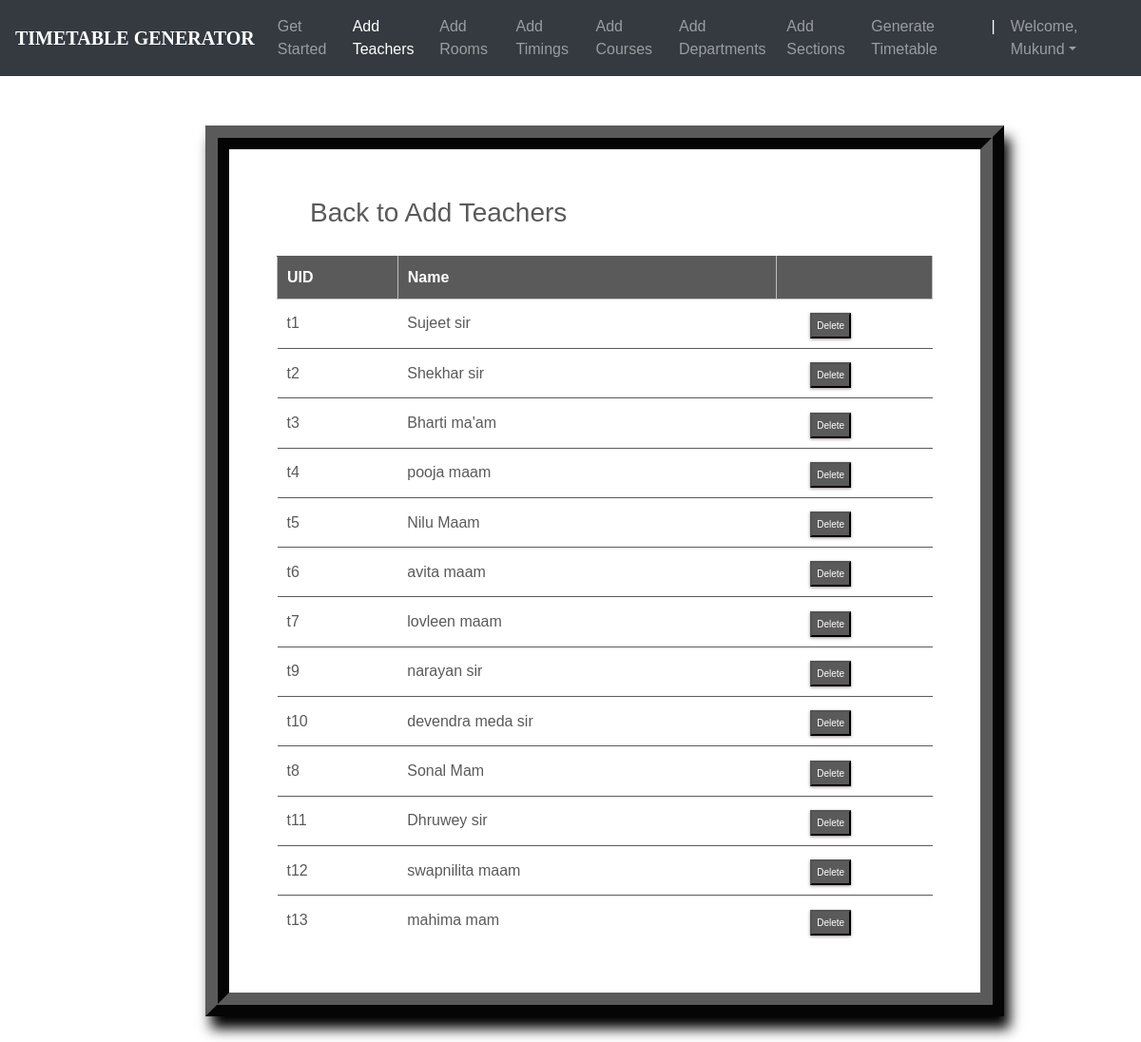
The app's page /teachers_list/ (signed in) with its own data.
### ttgen/models.py (models this page shows, shortened)
class Instructor(models.Model):
    uid = models.CharField(max_length=6)
    name = models.CharField(max_length=25)

### ttgen/views.py (the view)
# urls.py: path('teachers_list/', views.inst_list_view , name='editinstructor'),
@login_required
def inst_list_view(request):
    context = {
        'instructors': Instructor.objects.all()
    }
    return render(request, 'inslist.html', context)

### templates/inslist.html (shortened to what this page needs)
<!DOCTYPE html>
<html lang="en">
<head>
	<link rel="stylesheet" href="https://maxcdn.bootstrapcdn.com/bootstrap/4.0.0/css/bootstrap.min.css">
    <link rel="stylesheet" type="text/css" href="static/css/index.css">
</head>
<body>
        <header>
			<nav class="navbar navbar-expand-md navbar-dark fixed-top bg-dark">
                <a class="navbar-brand" href="#"><b>TIMETABLE GENERATOR</b></a>
                <div class="collapse navbar-collapse" id="navbarCollapse">
                    <ul class="navbar-nav ml-auto">
                    <li class="nav-item">
                        <a class="nav-link" href="{% url 'admindash' %}">Get Started</a>
                    </li>
                    <li class="nav-item active">
                        <a class="nav-link" href="{% url 'addInstructors' %}">Add Teachers</a>
                    </li>
                    <li class="nav-item">
                        <a class="nav-link" href="{% url 'addRooms' %}">Add Rooms</a>
                    </li>
                    <li class="nav-item">
		                <a class="nav-link" href="{% url 'addTimings' %}">Add Timings</a>
		            </li>
                    <li class="nav-item">
                        <a class="nav-link" href="{% url 'addCourses' %}">Add Courses</a>
                    </li>
                    <li class="nav-item">
			            <a class="nav-link" href="{% url 'addDepts' %}">Add Departments</a>
		            </li>
                    <li class="nav-item">
			            <a class="nav-link" href="{% url 'addSections' %}">Add Sections</a>
		            </li>
                    <li class="nav-item">
			            <a class="nav-link" href="{% url 'generate' %}">Generate Timetable</a>
		            </li>
                    <li class="nav-item active">
			            <a class="nav-link">|</a>
		            </li>
                    <li class="nav-item dropdown">
		                <a class="nav-link dropdown-toggle" href="#" id="dropdown03" data-toggle="dropdown" aria-haspopup="true" aria-expanded="false">Welcome, {{ user.first_name }}</a>
		            </li>
                    </ul>
                </div>
            </nav>
        </header><br><br>
        {% block content %}
        {% load static %}
<fieldset class="fieldset">
    <a href="{% url 'addInstructors'%}"><h1 class="tablink" onclick="openPage('new')" id="defaultOpen">Back to Add Teachers</h1></a>
    <div class="tabcontent" id="edit">
        <table class="table1">
            <thead>
            <tr class="table-headers">
            <th>UID</th>
            <th>Name</th>
            <th  class="empty"></th>
            </tr>
            </thead>
            <tbody>
            {% for inst in instructors %}
            <tr>
             <td>{{inst.uid}}</td>
             <td>{{inst.name}}</td>
             <td class="empty">
                <form action="{% url 'deleteinstructor' inst.id %}" method="post">
                        <input type="submit" value="Delete" class="cross">
                </form>
             </td>
             </tr>
            {% endfor %}
            </tbody>
        </table>
    </div>
</fieldset>
{% endblock %}

### static/css/index.css (style rules this page uses)
body { padding-top: 3rem; padding-bottom: 3rem; color: #5a5a5a; font-family: 'Poppins', sans-serif; overflow-x: hidden; }
nav { font-family: sans-serif; }
.navbar-brand { font-size: 20px; font-family: Georgia, 'Times New Roman', Times, serif; }

### templates/inslist.html (style rules this page uses)
nav { font-family: sans-serif; }
.navbar-brand { font-size: 20px; font-family: Georgia, 'Times New Roman', Times, serif; }
* { margin: 0; padding: 0; box-sizing: border-box; }
html { scroll-behavior: smooth; }
a { text-decoration:none; }
form { margin-top: 3%; margin-left: 18%; margin-right: 12%; }
fieldset h1 { color: #5a5a5a; padding-bottom: 20px; margin-left: 35px; display: inline-block; cursor: pointer; font-size: 28px; }
fieldset input { padding:8px; color: #938c8c }
.table2 td, th { border: 1px solid rgb(190,190,190); padding: 10px 20px; }
.table1 { width: 100%; border-collapse: collapse; text-align: left; overflow: hidden; }
.table1 td, th { border-top: 1px solid #5a5a5a; padding: 10px; }
.table1 th { background-color: #5a5a5a; color: #fff; }
.cross { font-size:10px; box-shadow: 0px 1px 3px 0px #9e9292; padding: 4px 5px; color: #fff; background-color: #5a5a5a; cursor: pointer; }
.fieldset { margin-top: 3%; margin-left: 18%; margin-right: 12%; padding: 50px; border-width: 25px; border-style: ridge; border-color: #5a5a5a; box-shadow: 6px 13px 13px 0px black; background-color: #fff; }

### records on screen
Instructor: uid "t1", name "Sujeet sir"
Instructor: uid "t2", name "Shekhar sir"
Instructor: uid "t3", name "Bharti ma'am"
Instructor: uid "t4", name "pooja maam"
Instructor: uid "t5", name "Nilu Maam"
Instructor: uid "t6", name "avita maam"
Instructor: uid "t7", name "lovleen maam"
Instructor: uid "t9", name "narayan sir"
Instructor: uid "t10", name "devendra meda sir"
Instructor: uid "t8", name "Sonal Mam"
Instructor: uid "t11", name "Dhruwey sir"
Instructor: uid "t12", name "swapnilita maam"
Instructor: uid "t13", name "mahima mam"

### other values on screen
{{ user.first_name }} "Mukund"
